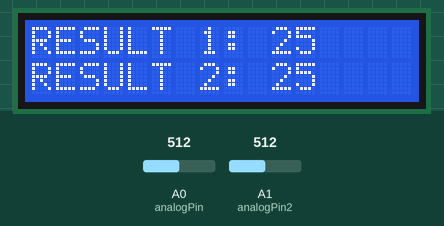
Simulated run of this sketch. Board: Arduino Uno, built with avr-gcc and run on an emulated ATmega328P. Shown: 16×2 character LCD. The inputs (shaded band) are chosen by the test bench; at power-on: A0 (analogPin) = 512, A1 (analogPin2) = 512. What the sketch prints to the serial monitor is not drawn.

Above: at 1.2 s.
1.3 s: A0 (analogPin) set to 716
At 3.6 s:
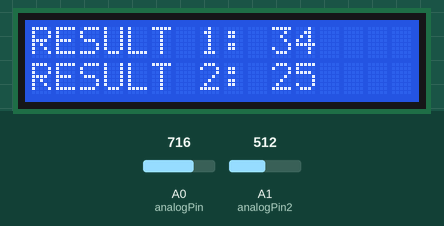
3.9 s: A1 (analogPin2) set to 111
At 5.8 s:
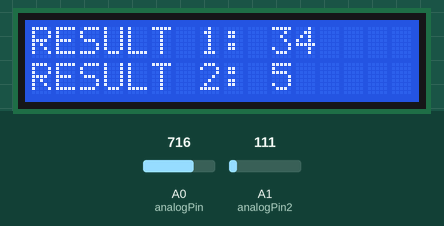
6.1 s: A1 (analogPin2) set to 89
At 8.1 s:
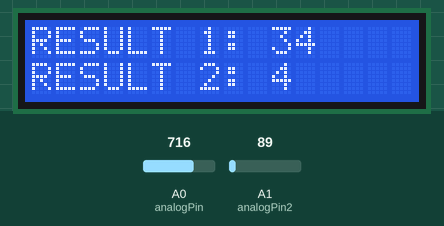
8.4 s: A0 (analogPin) set to 992
At 10.1 s:
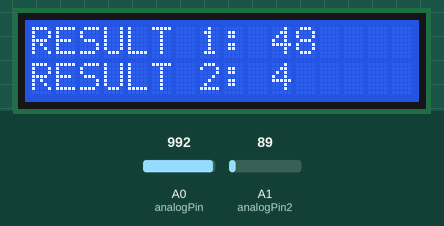
10.6 s: A0 (analogPin) set to 1015
12.9 s: A1 (analogPin2) set to 122
At 14.5 s:
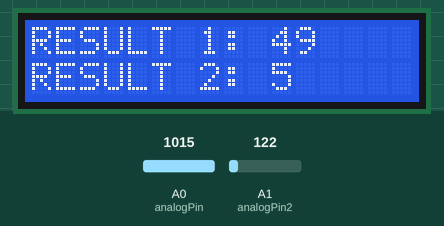
Timing chart, 0 to 16.0 s (numbered marks = the images above; inputs shaded):
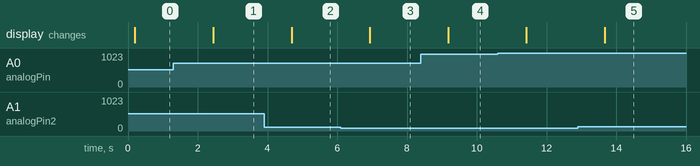

The sketch:

Research_Source_Code.ino
```cpp
#include <Wire.h>
#include <LiquidCrystal_I2C.h>

LiquidCrystal_I2C lcd(0x27,16,2);

const int analogPin = A0;
const int analogPin2 = A1;
const int sampleSize = 10;

int values[sampleSize];
int values2[sampleSize];

void setup()
{
  Serial.begin(9600);

  lcd.init();
  lcd.backlight();
}

void loop()
{
  // Collect samples for both pins simultaneously
  for(int i=0;i<sampleSize;i++)
  {
    values[i] = analogRead(analogPin);
    values2[i] = analogRead(analogPin2); // Sample from A1
    delay(5);
  }

  // Sort values for Result 1 (A0) using bubble sort
  for(int i=0;i<sampleSize-1;i++)
  {
    for(int j=i+1;j<sampleSize;j++)
    {
      if(values[j] < values[i])
      {
        int temp = values[i];
        values[i] = values[j];
        values[j] = temp;
      }
    }
  }

  // Sort values for Result 2 (A1) using bubble sort
  for(int i=0;i<sampleSize-1;i++)
  {
    for(int j=i+1;j<sampleSize;j++)
    {
      if(values2[j] < values2[i])
      {
        int temp = values2[i];
        values2[i] = values2[j];
        values2[j] = temp;
      }
    }
  }

  // Calculate Median values for both signals
  int medianADC = values[sampleSize/2];
  int medianADC2 = values2[sampleSize/2];

  // Convert ADC to voltage (0.0 to 5.0 V)
  float voltage = medianADC * (5.0 / 1023.0);
  float voltage2 = medianADC2 * (5.0 / 1023.0);

  // Convert voltage to 0–50 scale
  int result1 = voltage * 10.0;
  int result2 = voltage2 * 10.0;

  // Serial Monitor Output
  Serial.print("R1 - Median ADC: ");
  Serial.print(medianADC);
  Serial.print("  Voltage: ");
  Serial.print(voltage,3);
  Serial.print(" V  Scale: ");
  Serial.print(result1);

  Serial.print("  |  R2 - Median ADC: ");
  Serial.print(medianADC2);
  Serial.print("  Voltage: ");
  Serial.print(voltage2,3);
  Serial.print(" V  Scale: ");
  Serial.println(result2);

  // LCD Output
  lcd.setCursor(0,0);
  lcd.print("RESULT 1: ");
  lcd.print(result1);
  lcd.print("    ");

  lcd.setCursor(0,1);
  lcd.print("RESULT 2: ");
  lcd.print(result2);
  lcd.print("    ");

  delay(1000);
}
```

Measured:
- after the input at 1.3 s, the display: changes after 1.1 s (image 1)
- after the input at 3.9 s, the display: changes after 0.79 s (image 2)
- after the input at 6.1 s, the display: changes after 0.83 s (image 3)
- after the input at 8.4 s, the display: changes after 0.78 s (image 4)
- after the input at 12.9 s, the display: changes after 0.77 s (image 5)
